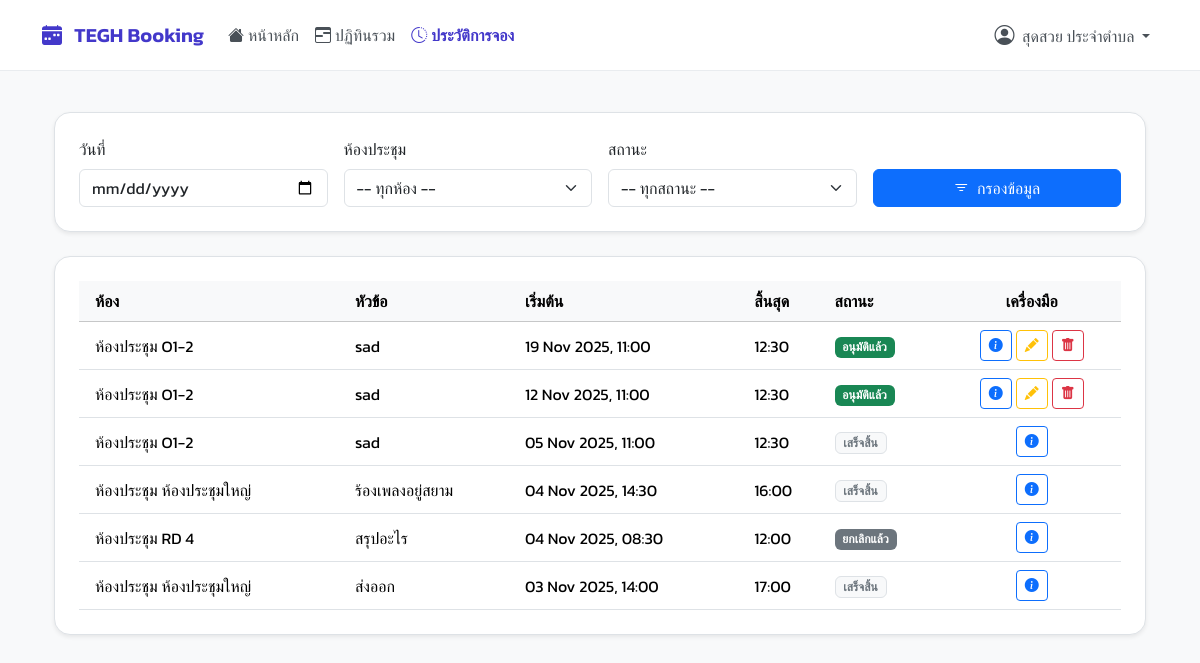
The page /history/ (signed in) on the database as committed earlier.
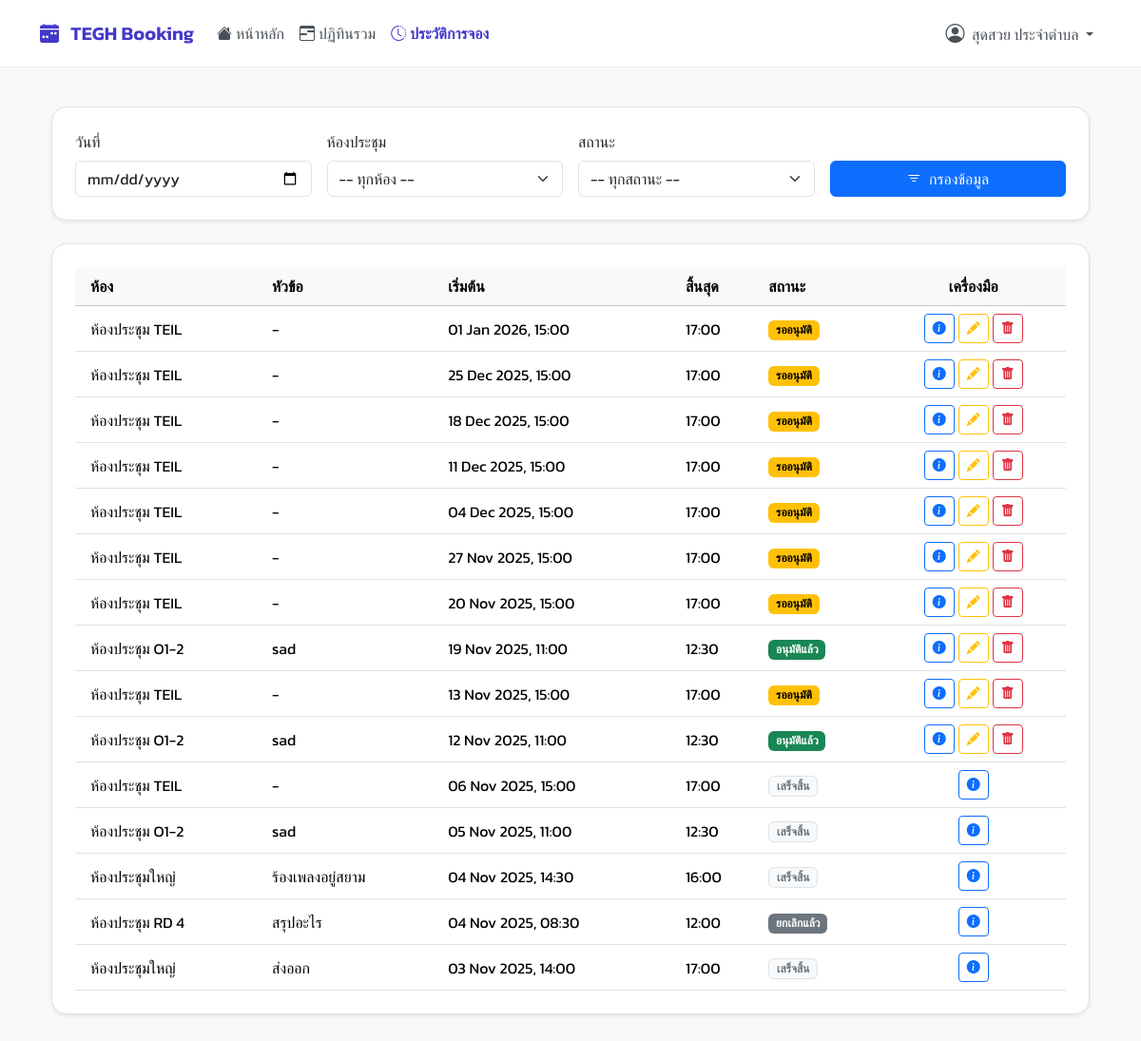
The same page on the database as committed later.
### booking/models.py (models this page shows, shortened)
class Booking(models.Model):
    user = models.ForeignKey(User, on_delete=models.SET_NULL, null=True, related_name='bookings')
    room = models.ForeignKey(Room, on_delete=models.CASCADE, related_name='bookings')
    title = models.CharField(max_length=200)
    start_time = models.DateTimeField()
    end_time = models.DateTimeField()
    chairman = models.CharField(max_length=200, blank=True, null=True)
    department = models.CharField(max_length=200, blank=True, null=True)
    participant_count = models.PositiveIntegerField(default=1)
    participants = models.ManyToManyField(User, related_name='participating_in', blank=True)
    presentation_file = models.FileField(upload_to='presentations/', blank=True, null=True)
    description = models.TextField(blank=True, null=True)
    additional_requests = models.TextField(blank=True, null=True)
    additional_notes = models.TextField(blank=True, null=True)
    STATUS_CHOICES = [
        ('PENDING', 'รออนุมัติ'),
        ('APPROVED', 'อนุมัติแล้ว'),
        ('REJECTED', 'ไม่อนุมัติ'),
        ('CANCELLED', 'ยกเลิกแล้ว'),
    ]
    status = models.CharField(max_length=10, choices=STATUS_CHOICES, default='PENDING')
    created_at = models.DateTimeField(auto_now_add=True)
    updated_at = models.DateTimeField(auto_now=True)
    parent_booking = models.ForeignKey(
        'self',
        on_delete=models.CASCADE,
        null=True,
        blank=True,
        related_name='child_bookings',
        help_text="การจองนี้ เป็นส่วนหนึ่งของการจองซ้ำ (ชี้ไปที่การจองแรก)"
    )
    recurrence_rule = models.CharField(max_length=20, blank=True, null=True)
    @property
    def is_past(self):
        if not self.end_time:
            return False
        return timezone.now() > self.end_time

class Room(models.Model):
    name = models.CharField(max_length=100)
    building = models.CharField(max_length=100, blank=True, null=True)
    floor = models.CharField(max_length=50, blank=True, null=True)
    location = models.CharField(max_length=255, blank=True, null=True, help_text="")
    capacity = models.PositiveIntegerField(default=1)
    equipment_in_room = models.TextField(blank=True, null=True, help_text="ระบุอุปกรณ์แต่ละอย่างในบรรทัดใหม่")
    image = models.ImageField(upload_to='room_images/', blank=True, null=True, verbose_name="รูปภาพห้อง")
    approver = models.ForeignKey(
        User,
        on_delete=models.SET_NULL,
        null=True,
        blank=True,
        related_name='approvable_rooms',
        help_text="เลือก User ที่มีสิทธิ์อนุมัติห้องนี้ (ถ้าเว้นว่าง = Admin กลาง)"
    )
    is_maintenance = models.BooleanField(
        default=False,
        verbose_name="ปิดปรับปรุง (โหมดแมนนวล)",
        help_text="ติ๊กถูก [✓] เพื่อ 'ปิดปรับปรุง' ห้องนี้"
    )
    maintenance_start = models.DateTimeField(
        null=True, blank=True,
        verbose_name="เริ่มปิดปรับปรุง (อัตโนมัติ)"
    )
    maintenance_end = models.DateTimeField(
        null=True, blank=True,
        verbose_name="สิ้นสุดปิดปรับปรุง (อัตโนมัติ)"
    )

### booking/views.py (the view, shortened to what this page needs)
# urls.py: path('history/', views.history_view, name='history'),
@login_required
def history_view(request): # 👈 ฟังก์ชันนี้คือตัวที่ทำให้เกิด error, ได้ถูกนำกลับเข้ามาแล้ว
    if is_admin(request.user):
        bookings = Booking.objects.all().select_related('room', 'user').order_by('-start_time')
    else:
        bookings = Booking.objects.filter(user=request.user).select_related('room').order_by('-start_time')
    date_f = request.GET.get('date'); room_f = request.GET.get('room'); status_f = request.GET.get('status'); q_f = request.GET.get('q', '')
    if date_f:
        try:
            bookings = bookings.filter(start_time__date=datetime.strptime(date_f, '%Y-%m-%d').date())
        except ValueError:
            messages.warning(request, f"รูปแบบวันที่ไม่ถูกต้อง กรุณาใช้ YYYY-MM-DD")
            date_f = None
    if status_f and status_f in dict(Booking.STATUS_CHOICES):
        bookings = bookings.filter(status=status_f)
    elif status_f:
        messages.warning(request, f"สถานะการจองไม่ถูกต้อง")
        status_f = None
    context = get_base_context(request)
    context.update({
        'bookings_list': bookings,
        'all_rooms': Room.objects.all().order_by('name'),
        'status_choices': Booking.STATUS_CHOICES,
        'current_date': date_f,
        'current_room': room_f,
        'current_status': status_f,
        'current_query': q_f,
        'now_time': timezone.now()
    })
    return render(request, 'pages/history.html', context)

### booking/views.py (called while the page is built)
def is_admin(user):
    return user.is_authenticated and (user.is_superuser or user.groups.filter(name='Admin').exists())

def is_approver_or_admin(user):
    return user.is_authenticated and (user.is_superuser or user.groups.filter(name__in=['Approver', 'Admin']).exists())

### templates/pages/history.html (shortened to what this page needs)
{% extends 'base.html' %}
{% load static %}
{% block content %}
<div class="container-fluid py-4">
    <div class="content-card shadow-sm border p-3 p-md-4 mb-4">
        <form method="get" class="row g-3 align-items-end">
            <div class="col-md-3">
                <label for="date" class="form-label">วันที่</label>
                <input type="date" name="date" id="date" class="form-control" value="{{ current_date|default:'' }}">
            </div>
            <div class="col-md-3">
                <label for="room" class="form-label">ห้องประชุม</label>
                <select name="room" id="room" class="form-select">
                    <option value="">-- ทุกห้อง --</option>
                </select>
            </div>
            <div class="col-md-3">
                <label for="status" class="form-label">สถานะ</label>
                <select name="status" id="status" class="form-select">
                    <option value="">-- ทุกสถานะ --</option>
                </select>
            </div>
            <div class="col-md-3 d-grid">
                <button type="submit" class="btn btn-primary"><i class="bi bi-filter me-1"></i> กรองข้อมูล</button>
            </div>
        </form>
    </div>
    <div class="content-card shadow-sm border p-3 p-md-4">
        <div class="table-responsive">
            <table class="table table-hover mb-0 align-middle">
                <thead class="table-light">
                    <tr>
                        <th scope="col" class="ps-3">ห้อง</th>
                        <th scope="col">หัวข้อ</th>
                        <th scope="col">เริ่มต้น</th>
                        <th scope="col">สิ้นสุด</th>
                        <th scope="col">สถานะ</th>
                        <th scope="col" class="text-center">เครื่องมือ</th>
                    </tr>
                </thead>
                <tbody>
                    {% for booking in bookings_list %}
                    <tr>
                        <td class="ps-3">{{ booking.room.name }}</td>
                        <td>{{ booking.title }}</td>
                        <td>{{ booking.start_time|date:"d M Y, H:i" }}</td>
                        <td>{{ booking.end_time|date:"H:i" }}</td>
                        <td>
                            {% if booking.status == 'APPROVED' %}
                                {% if booking.is_past %}
                                    <span class="badge bg-past">เสร็จสิ้น</span>
                                {% else %}
                                    <span class="badge bg-success">อนุมัติแล้ว</span>
                                {% endif %}
                            {% elif booking.status == 'PENDING' %}
                                <span class="badge bg-warning text-dark">รออนุมัติ</span>
                            {% elif booking.status == 'REJECTED' %}
                                <span class="badge bg-danger">ถูกปฏิเสธ</span>
                            {% elif booking.status == 'CANCELLED' %}
                                <span class="badge bg-secondary">ยกเลิกแล้ว</span>
                            {% endif %}
                        </td>
                        <td class="text-center">
                            <div class="d-inline-flex gap-1" role="group">
                                <a href="{% url 'booking_detail' booking.id %}" class="btn btn-sm btn-outline-primary" title="ดูรายละเอียด">
                                    <i class="bi bi-info-circle-fill"></i>
                                </a>
                                {% if is_admin_user or not booking.is_past and booking.user == request.user %}
                                    <a href="{% url 'edit_booking' booking.id %}" class="btn btn-sm btn-outline-warning" title="แก้ไข">
                                        <i class="bi bi-pencil-fill"></i>
                                    </a>
                                    <button type="button" class="btn btn-sm btn-outline-danger delete-booking-btn"
                                            title="ยกเลิกการจอง"
                                            data-bs-toggle="modal"
                                            data-bs-target="#deleteConfirmModal"
                                            data-delete-url="{% url 'delete_booking' booking.id %}"
                                            data-booking-title="{{ booking.title|escapejs }}">
                                        <i class="bi bi-trash-fill"></i>
                                    </button>
                                {% endif %}
                            </div>
                        </td>
                    </tr>
                    {% endfor %}
                </tbody>
            </table>
        </div>
    </div>
</div>
{% endblock %}

### templates/base.html (shortened to what this page needs)
{% load static %}
<!DOCTYPE html>
<html lang="th">
<head>
    <link href="https://cdn.jsdelivr.net/npm/bootstrap@5.3.3/dist/css/bootstrap.min.css" rel="stylesheet">
    <link rel="stylesheet" href="https://cdn.jsdelivr.net/npm/bootstrap-icons@1.11.3/font/bootstrap-icons.min.css">
    <link href="https://cdn.jsdelivr.net/npm/select2@4.1.0-rc.0/dist/css/select2.min.css" rel="stylesheet" />
    <link rel="stylesheet" href="https://cdn.jsdelivr.net/npm/select2-bootstrap-5-theme@1.3.0/dist/select2-bootstrap-5-theme.min.css" />
    <link rel="stylesheet" href="{% static 'css/theme.css' %}">
</head>
<body>
    <nav class="navbar navbar-expand-lg fixed-top" id="main-navbar">
        <div class="container-xl">
            <a class="navbar-brand" href="{% url 'dashboard' %}">
                <i class="bi bi-calendar-week-fill me-2"></i> TEGH Booking
            </a>
            <div class="collapse navbar-collapse" id="mainNavbar">
                <ul class="navbar-nav me-auto mb-2 mb-lg-0">
                    {% for item in menu_items %}
                        {% if item.show %}
                            <li class="nav-item">
                                <a class="nav-link {% if item.active %}active{% endif %} d-flex align-items-center" href="{% url item.url_name %}">
                                    <i class="{{ item.icon }} me-1"></i>
                                    {{ item.label }}
                                </a>
                            </li>
                        {% endif %}
                    {% endfor %}
                </ul>
                <ul class="navbar-nav ms-auto mb-2 mb-lg-0">
                    {% if user.is_authenticated %}
                    <li class="nav-item dropdown">
                        <a class="nav-link dropdown-toggle" href="#" id="navbarUserDropdown" role="button" data-bs-toggle="dropdown" aria-expanded="false">
                            <i class="bi bi-person-circle fs-5 me-1"></i>
                            <span class="d-none d-lg-inline">{{ user.get_full_name|default:user.username }}</span>
                        </a>
                    </li>
                    {% endif %}
                </ul>
            </div>
        </div>
    </nav>
    <main class="container-xl main-content-wrapper" id="main-content">
        {% block content %}
        {% endblock %}
    </main>
</body>
</html>

### static/css/theme.css (style rules this page uses)
body { background-color: #f8fafc; font-family: 'Prompt', sans-serif; min-height: 100vh; display: flex; }

### templates/base.html (style rules this page uses)
body { background-color: #f8f9fa; font-family: 'Kanit', sans-serif; font-weight: 400; }
.navbar { box-shadow: none; background-color: #fff; padding-top: 0.75rem; padding-bottom: 0.75rem; border-bottom: 1px solid #e9ecef; }
.navbar-brand { color: #4338ca !important; font-weight: 600; }
.navbar .nav-link { color: #495057; font-weight: 500; padding-left: 0.75rem; padding-right: 0.75rem; transition: color 0.2s ease-in-out; }
.navbar .nav-link.active { color: #4338ca; font-weight: 600; }
.main-content-wrapper { padding-top: 5.5rem; padding-bottom: 1.5rem; }
.content-card { background-color: #ffffff; padding: 1.5rem 2rem; border-radius: 1rem; box-shadow: 0 4px 12px rgba(0, 0, 0, 0.05); border: 1px solid #e9ecef; }

### templates/pages/history.html (style rules this page uses)
.badge.bg-success { background-color: #198754 !important; }
.badge.bg-warning { background-color: #ffc107 !important; color: #000 !important; }
.badge.bg-secondary { background-color: #6c757d !important; }
.badge.bg-past { background-color: #f8f9fa !important; color: #6c757d !important; border: 1px solid #dee2e6; }

Rows that differ between the two databases and show on the page:
added Booking: room.name "ห้องประชุม TEIL", title "-", start_time "01 Jan 2026, 15:00", end_time "17:00", status "รออนุมัติ"
added Booking: room.name "ห้องประชุม TEIL", title "-", start_time "25 Dec 2025, 15:00", end_time "17:00", status "รออนุมัติ"
added Booking: room.name "ห้องประชุม TEIL", title "-", start_time "18 Dec 2025, 15:00", end_time "17:00", status "รออนุมัติ"
added Booking: room.name "ห้องประชุม TEIL", title "-", start_time "11 Dec 2025, 15:00", end_time "17:00", status "รออนุมัติ"
added Booking: room.name "ห้องประชุม TEIL", title "-", start_time "04 Dec 2025, 15:00", end_time "17:00", status "รออนุมัติ"
added Booking: room.name "ห้องประชุม TEIL", title "-", start_time "27 Nov 2025, 15:00", end_time "17:00", status "รออนุมัติ"
added Booking: room.name "ห้องประชุม TEIL", title "-", start_time "20 Nov 2025, 15:00", end_time "17:00", status "รออนุมัติ"
added Booking: room.name "ห้องประชุม TEIL", title "-", start_time "13 Nov 2025, 15:00", end_time "17:00", status "รออนุมัติ"
added Booking: room.name "ห้องประชุม TEIL", title "-", start_time "06 Nov 2025, 15:00", end_time "17:00", status "เสร็จสิ้น"
changed through a linked row, Booking "ร้องเพลงอยู่สยาม": room.name "ห้องประชุม ห้องประชุมใหญ่" → "ห้องประชุมใหญ่"
changed through a linked row, Booking "ส่งออก": room.name "ห้องประชุม ห้องประชุมใหญ่" → "ห้องประชุมใหญ่"
